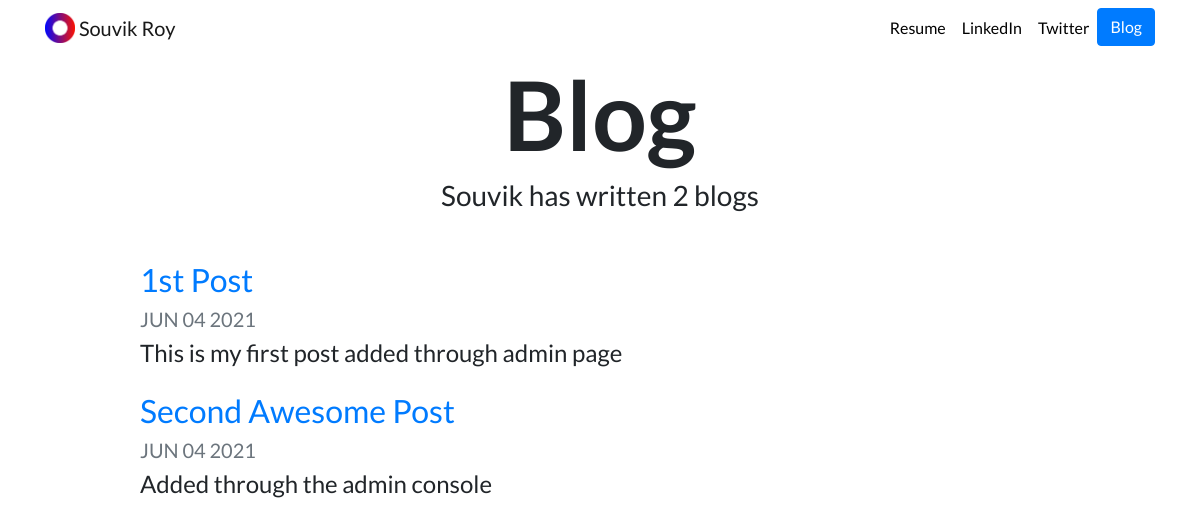
Screenshot of /blog/ with the database file from the repository.
### blog/models.py (models this page shows)
class Post(models.Model):
    title = models.CharField(max_length=200)
    content = models.TextField()
    date = models.DateTimeField(auto_now_add=timezone.now)

### blog/views.py (the view)
# urls.py: path('', blog, name='blog-home'),
def blog(request):
    posts = Post.objects.all()
    return render(request, 'blog/blog_home.html', {"posts": posts})

### blog/templates/blog/blog_home.html
{% extends "portfolio/base.html" %}
{% load static %}
{% block content %}
<h1 id="blogtitle" class="font-weight-bold text-center">Blog</h1>
<h3 class="text-center mb-5">Souvik has written {{ posts.count }} blog{{ posts.count|pluralize }}</h3>
{% for post in posts %}
<div class="row justify-content-center my-3">
  <div class="col-md-10">
    <a href="{% url 'blog-detail' post.id %}">
      <h2>{{ post.title }}</h2>
    </a>
    <h5 class="text-muted">{{ post.date|date:'M d Y'|upper }}</h5>
    <h4>{{ post.content|striptags|truncatechars:100 }}</h4>
  </div>
</div>
{% endfor %}
{% endblock %}

### portfolio/static/portfolio/custom.css (style rules this page uses)
body { font-family: 'Lato', sans-serif; }
#blogtitle { font-size: 6rem; }

### rows the page displays
Post: title "1st Post", date "JUN 04 2021", content "This is my first post added through admin page"
Post: title "Second Awesome Post", date "JUN 04 2021", content "Added through the admin console"

### other values shown
{{ posts.count }} "2"
